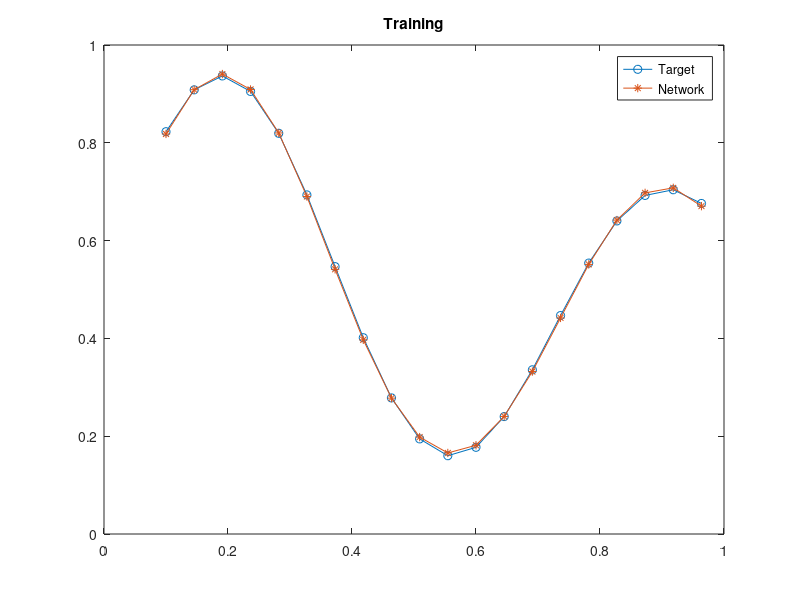
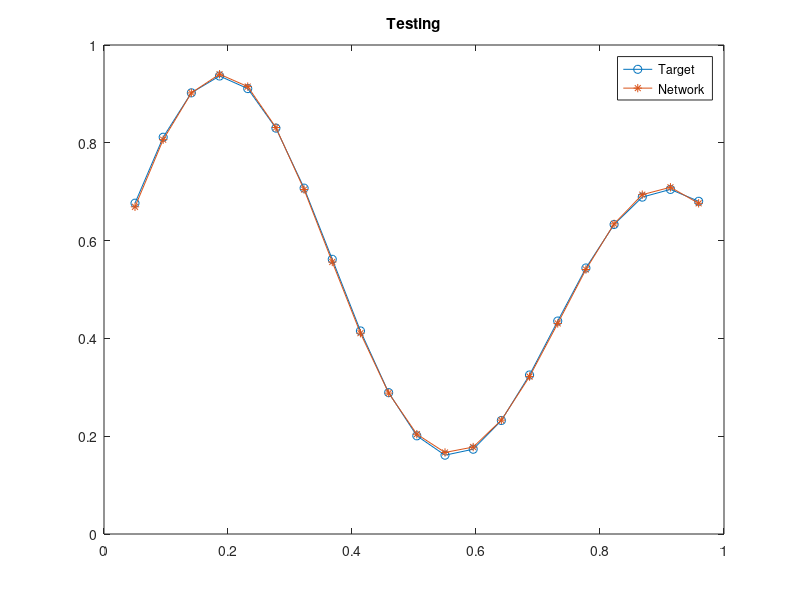

Write MATLAB code to recreate these figures, in order.
clear;
clc;
close all;
x = 0.1:1/22:1;
target = (1 + 0.6*sin(2*pi*x/0.7) + 0.3*sin(2*pi*x))/2;
epoch = 5000;
eta = 0.05;
eta_shape = 0.005; % Smaller step for centers and widths

%% Hidden neurons: starting centers and widths
c1 = 0.20;
r1 = 0.15;
c2 = 0.60;
r2 = 0.15;

%% Output weights and bias
w11_2 = rand(1);
w21_2 = rand(1);
b1_2 = 0;

%% Training
for j = 1:epoch
    for i = 1:length(x)
        % Gaussian hidden neurons
        y1_1 = exp(-(x(i)-c1)^2/(2*r1^2));
        y2_1 = exp(-(x(i)-c2)^2/(2*r2^2));

        % Linear output neuron
        v1_2 = y1_1*w11_2 + y2_1*w21_2 + b1_2;
        y1_2 = v1_2;

        % Error and output delta
        e = target(i) - y1_2;
        delta1_2 = e;

        % Center and width corrections use the OLD output weights.
        dc1 = e*w11_2*y1_1*(x(i)-c1)/r1^2;
        dc2 = e*w21_2*y2_1*(x(i)-c2)/r2^2;
        dr1 = e*w11_2*y1_1*(x(i)-c1)^2/r1^3;
        dr2 = e*w21_2*y2_1*(x(i)-c2)^2/r2^3;

        % Update the output layer
        w11_2 = w11_2 + eta*delta1_2*y1_1;
        w21_2 = w21_2 + eta*delta1_2*y2_1;
        b1_2 = b1_2 + eta*delta1_2;

        % Update centers and widths.
        c1 = c1 + eta_shape*dc1;
        c2 = c2 + eta_shape*dc2;
        r1 = r1 + eta_shape*dr1;
        r2 = r2 + eta_shape*dr2;

        % Keep centers in the input range and widths away from zero.
        c1 = min(max(c1,0),1);
        c2 = min(max(c2,0),1);
        r1 = min(max(r1,0.03),1);
        r2 = min(max(r2,0.03),1);
    end
end

%% Training predictions with the final weights
y_mokymas = zeros(size(x));
for i = 1:length(x)
    y1_1 = exp(-(x(i)-c1)^2/(2*r1^2));
    y2_1 = exp(-(x(i)-c2)^2/(2*r2^2));
    y_mokymas(i) = y1_1*w11_2 + y2_1*w21_2 + b1_2;
end
figure;
plot(x, target, '-o');
hold on;
plot(x, y_mokymas, '-*');
legend('Target', 'Network');
title('Training');

%% Testing: no weight updates
x_naujas = 0.05:1/22:1;
target_naujas = (1 + 0.6*sin(2*pi*x_naujas/0.7) + 0.3*sin(2*pi*x_naujas))/2;
Y = zeros(size(x_naujas));
for i = 1:length(x_naujas)
    y1_1 = exp(-(x_naujas(i)-c1)^2/(2*r1^2));
    y2_1 = exp(-(x_naujas(i)-c2)^2/(2*r2^2));
    v1_2 = y1_1*w11_2 + y2_1*w21_2 + b1_2;
    y1_2 = v1_2;
    Y(i) = y1_2;
end
figure;
plot(x_naujas, target_naujas, '-o');
hold on;
plot(x_naujas, Y, '-*');
legend('Target', 'Network');
title('Testing');
fprintf('Test MSE: %.6f\n', mean((target_naujas-Y).^2));
